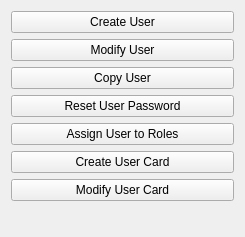
                 <widget class="QWidget" name="page_33">
                  <property name="geometry">
                   <rect>
                    <x>0</x>
                    <y>0</y>
                    <width>245</width>
                    <height>237</height>
                   </rect>
                  </property>
                  <attribute name="label">
                   <string>Users</string>
                  </attribute>
                  <layout class="QGridLayout" name="gridLayout_33">
                   <item row="1" column="0">
                    <spacer name="verticalSpacer_22">
                     <property name="orientation">
                      <enum>Qt::Vertical</enum>
                     </property>
                     <property name="sizeHint" stdset="0">
                      <size>
                       <width>20</width>
                       <height>116</height>
                      </size>
                     </property>
                    </spacer>
                   </item>
                   <item row="0" column="0">
                    <layout class="QVBoxLayout" name="verticalLayout_11">
                     <item>
                      <widget class="QPushButton" name="QAct_Create_User">
                       <property name="text">
                        <string>Create User</string>
                       </property>
                      </widget>
                     </item>
                     <item>
                      <widget class="QPushButton" name="QAct_Modify_User">
                       <property name="text">
                        <string>Modify User</string>
                       </property>
                      </widget>
                     </item>
                     <item>
                      <widget class="QPushButton" name="QAct_Copy_User">
                       <property name="text">
                        <string>Copy User</string>
                       </property>
                      </widget>
                     </item>
                     <item>
                      <widget class="QPushButton" name="QAct_Reset_User_Password">
                       <property name="text">
                        <string>Reset User Password</string>
                       </property>
                      </widget>
                     </item>
                     <item>
                      <widget class="QPushButton" name="QAct_Assign_User_to_Roles">
                       <property name="text">
                        <string>Assign User to Roles</string>
                       </property>
                      </widget>
                     </item>
                     <item>
                      <widget class="QPushButton" name="QAct_Create_User_Card">
                       <property name="text">
                        <string>Create User Card</string>
                       </property>
                      </widget>
                     </item>
                     <item>
                      <widget class="QPushButton" name="QAct_Modify_User_Card">
                       <property name="text">
                        <string>Modify User Card</string>
                       </property>
                      </widget>
                     </item>
                    </layout>
                   </item>
                  </layout>
                 </widget>
